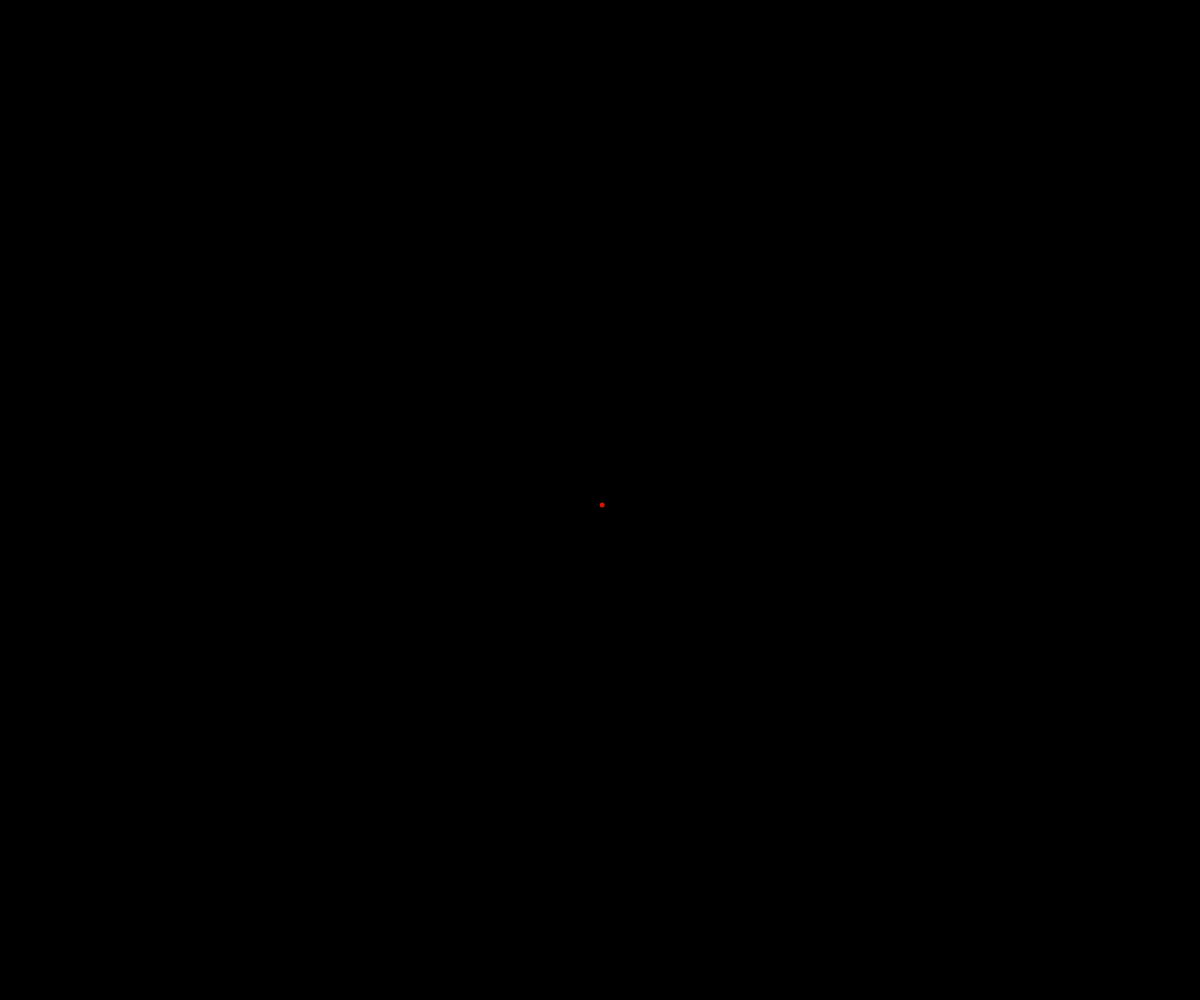
Frame 1 (no input)
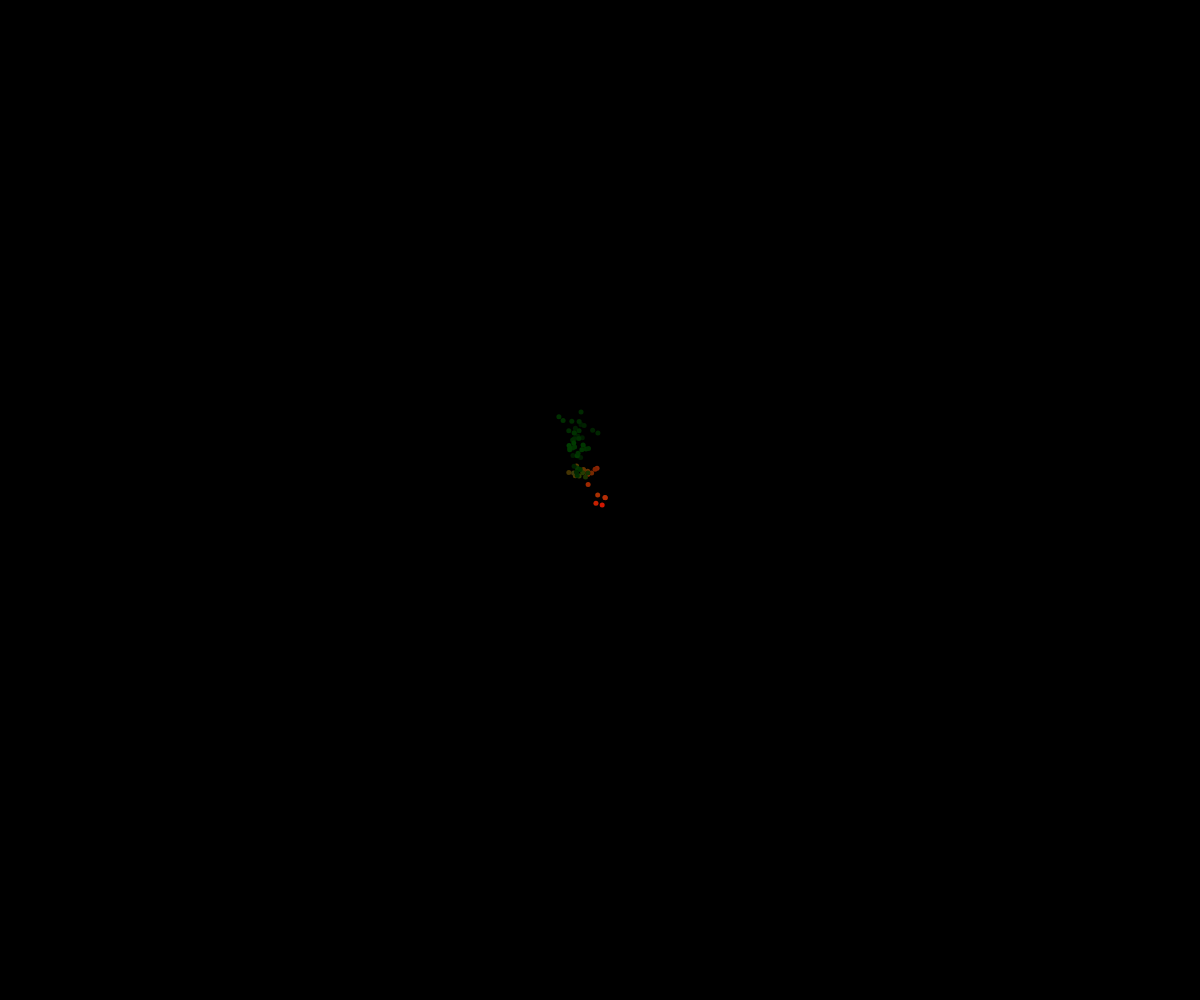
Frame 60 (no input)
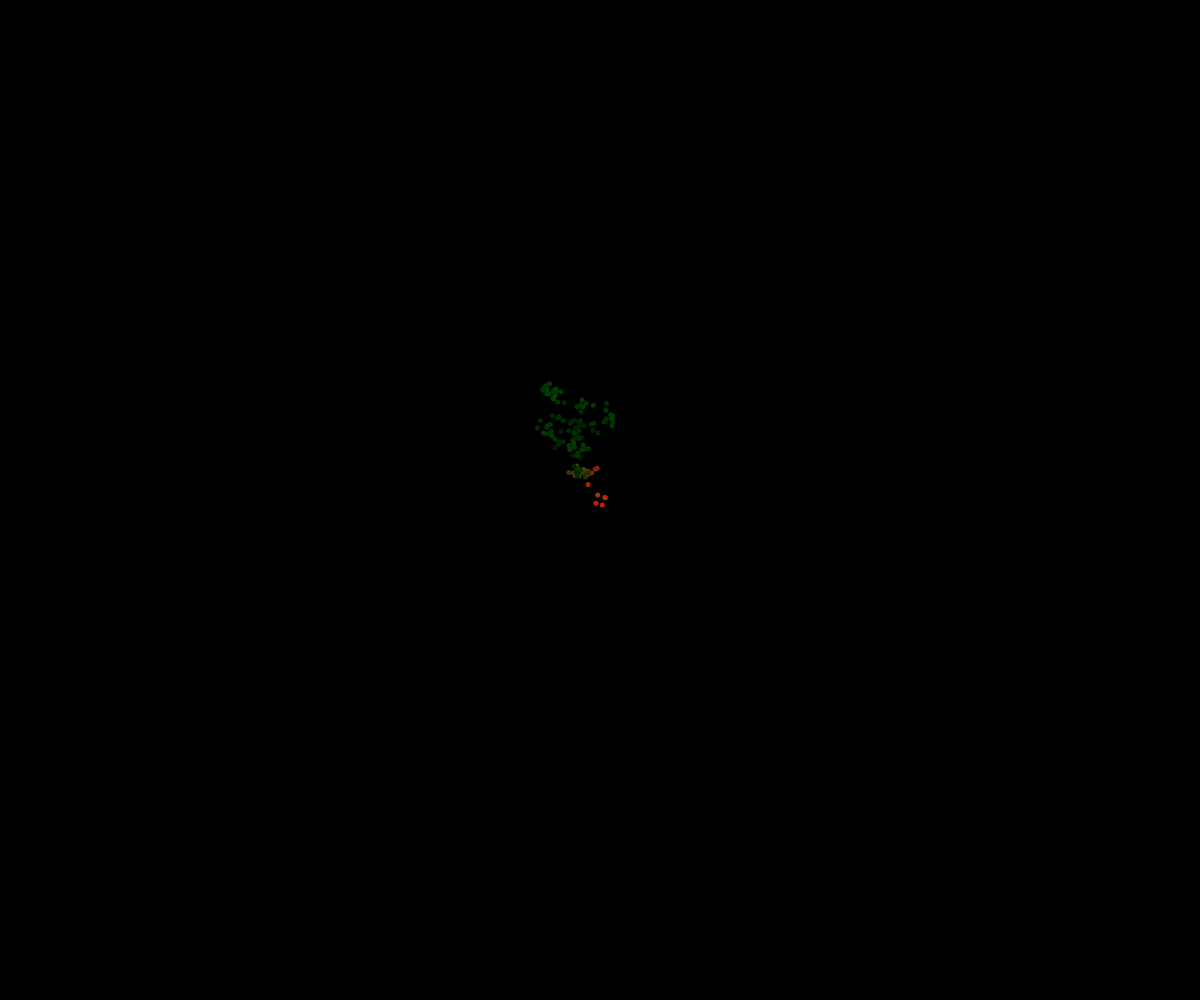
Frame 120 (the mouse pressed at the canvas centre since frame 60)

The p5.js sketch that drew these frames (run headless with seeded random() and noise() and a simulated clock; from frame 60 on, the mouse is pressed at the canvas centre):

// p5.js sketch
// ── sketch.js
let x;
let y;

let r;
let g;
let b;

function setup() {
  createCanvas(windowWidth,windowHeight);

  x = width/2 ;
  y = height/2 ;
  
  r= random (250,143)
  g=random(11,102)
  b=random (0)
 
  colorMode (RGB)
  background(0);
}

function draw() {
// for function works with point variable, creates point walker   
  
  for (let i = 0; i < 100; i++) {
   
    x = constrain (x, 0, width)
    y = constrain (y, 0, height)
    x += random(-1, 1);
    y += random(-1, 1);
  }
// let nextY/X function works for line variable, creates different walker effect compared to the point
 
 // let nextX = x + random (-20,20)
  //let nextY = y + random (-20,20)

  //nextX= constrain (nextX, 0, width)
 // nextY= constrain (nextY, 0, height)
  
  r += (-10,-10)
  g += random (-10,10)
  b += random (-10,10)
  
  r + constrain (g, 0, 10)
   
  g + constrain (20, 140, 240)
   
  b + constrain (20, 120, 160)
    
  stroke(r,g,b);
  strokeWeight (5)
    point(x,y, 30)
  
  
  
  //x= nextX
  //y=nextY
          }
